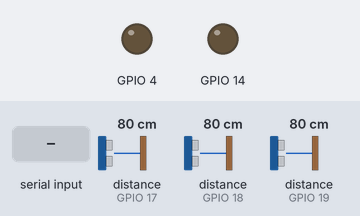
The sketch below on a simulated ESP32. Shown: output pins drawn as LEDs (lit = HIGH). Wiring (inferred from the names in the program): 3 × ultrasonic range finder: trigger GPIO 5, echo GPIO 17 / trigger GPIO 22, echo GPIO 18 / trigger GPIO 23, echo GPIO 19. The test bench sets the inputs (shaded band); at power-on: distance to the obstacle (sensors on GPIO 17, GPIO 18, GPIO 19) 80 cm. The echo pulse lasts 58.3 µs per cm; pins used as bus, display or sensor lines are not drawn; what the sketch prints to the serial monitor is not drawn.

Above: at 1.2 s.
1.3 s: "90,45\n" received over Serial
At 2.2 s:
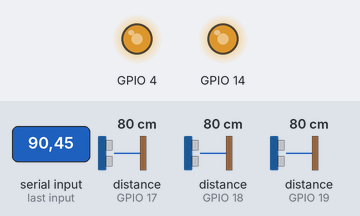
Timing chart, 0 to 4.3 s (numbered marks = the images above; inputs shaded):
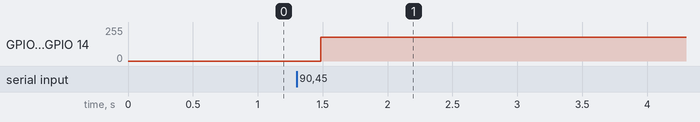

The sketch:

CodigoSensoresBombas.ino
```cpp
// ==============================
// Pines de los sensores ultrasónicos (Tanques 1, 2 y 3)
// ==============================
const int TRIG1 = 23, ECHO1 = 19;
const int TRIG2 = 5,  ECHO2 = 17;   // ← NUEVO: sensor tanque 2 (solo verificación)
const int TRIG3 = 22, ECHO3 = 18;

// ==============================
// Pines de las bombas (MOSFET IRLZ44N)
// ==============================
const int BOMBA1 = 4;
const int BOMBA2 = 14;

// ==============================
// ALTURA DEL SENSOR (cm) — AJUSTA ESTOS VALORES CON UNA REGLA
// ==============================
const float ALTURA_SENSOR_1 = 31.0;
const float ALTURA_SENSOR_2 = 31.0;  // ← NUEVO: mide la distancia real del sensor al fondo
const float ALTURA_SENSOR_3 = 31.0;

// ==============================
// Filtro de mediana (elimina picos por burbujas)
// ==============================
const int MUESTRAS = 7;

int cmp(const void *a, const void *b) {
  float diff = *(float*)a - *(float*)b;
  return (diff > 0) ? 1 : ((diff < 0) ? -1 : 0);
}

float medirDistanciaRobusta(int trig, int echo) {
  float muestras[MUESTRAS];
  for (int i = 0; i < MUESTRAS; i++) {
    digitalWrite(trig, LOW);
    delayMicroseconds(2);
    digitalWrite(trig, HIGH);
    delayMicroseconds(10);
    digitalWrite(trig, LOW);
    long duracion = pulseIn(echo, HIGH, 30000);
    muestras[i] = duracion * 0.034 / 2.0;
    delay(30);
  }
  qsort(muestras, MUESTRAS, sizeof(float), cmp);
  return muestras[MUESTRAS / 2];
}

// ==============================
// Variables globales
// ==============================
unsigned long lastSend = 0;
const float MAX_PWM = 0.7;

void setup() {
  // Sensores tanque 1 y 3
  pinMode(TRIG1, OUTPUT); pinMode(ECHO1, INPUT);
  pinMode(TRIG3, OUTPUT); pinMode(ECHO3, INPUT);

  // Sensor tanque 2 — solo verificación, no entra al lazo de control
  pinMode(TRIG2, OUTPUT); pinMode(ECHO2, INPUT);  // ← NUEVO

  // Bombas (PWM por LEDC)
  ledcAttachChannel(BOMBA1, 5000, 8, 0);
  ledcAttachChannel(BOMBA2, 5000, 8, 1);
  ledcWriteChannel(0, 0);
  ledcWriteChannel(1, 0);

  Serial.begin(115200);
}

void loop() {
  // ==============================
  // 1. Leer distancias con filtro de mediana
  //    ORDEN IMPORTANTE: primero 1 y 3 (lazo de control),
  //    luego 2 (verificación). Así el tiempo de cómputo del
  //    sensor 2 no retrasa la medición de control.
  // ==============================
  float d1 = medirDistanciaRobusta(TRIG1, ECHO1);
  float d3 = medirDistanciaRobusta(TRIG3, ECHO3);
  float d2 = medirDistanciaRobusta(TRIG2, ECHO2);  // ← NUEVO

  // ==============================
  // 2. Calcular niveles de agua (metros)
  // ==============================
  float h1 = (ALTURA_SENSOR_1 - d1) / 100.0;
  float h2 = (ALTURA_SENSOR_2 - d2) / 100.0;  // ← NUEVO
  float h3 = (ALTURA_SENSOR_3 - d3) / 100.0;

  if (h1 < 0) h1 = 0;
  if (h2 < 0) h2 = 0;  // ← NUEVO
  if (h3 < 0) h3 = 0;

  // ==============================
  // 3. Enviar niveles cada 2 segundos
  //    Formato anterior: h1,0.0000,h3
  //    Formato nuevo:    h1,h2,h3
  //    Python recibe h2 pero NO lo inyecta al observador.
  // ==============================
  if (millis() - lastSend >= 2000) {
    lastSend = millis();
    Serial.print(h1, 4);
    Serial.print(",");
    Serial.print(h2, 4);  // ← antes era siempre 0.0000, ahora es la medición real
    Serial.print(",");
    Serial.println(h3, 4);
  }

  // ==============================
  // 4. Recibir comandos de control (u1,u2 entre 0 y 1)
  //    Sin cambios — el control sigue siendo solo función de h1 y h3
  // ==============================
  if (Serial.available()) {
    String input = Serial.readStringUntil('\n');
    input.trim();

    int comma = input.indexOf(',');
    if (comma > 0) {
      float u1 = input.substring(0, comma).toFloat();
      float u2 = input.substring(comma + 1).toFloat();

      u1 = constrain(u1, 0.0f, 1.0f);
      u2 = constrain(u2, 0.0f, 1.0f);

      ledcWriteChannel(0, (int)(u1 * MAX_PWM * 255));
      ledcWriteChannel(1, (int)(u2 * MAX_PWM * 255));
    }
  }

  delay(10);
}
```

Measured:
- after the input at 1.3 s, GPIO 4, GPIO 14: 0/255 → 177/255 after 0.19 s
